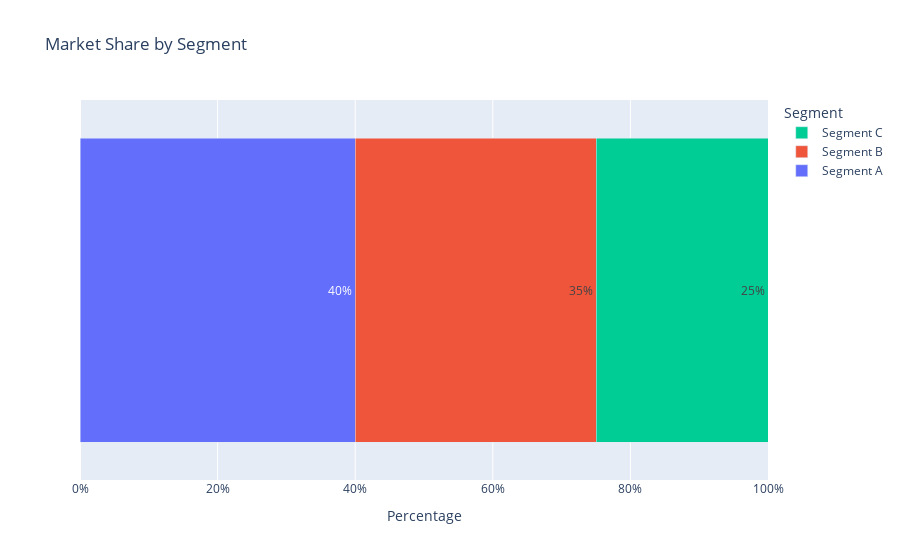

The code cell stored with this chart in its notebook:
### Code cell
import plotly.graph_objects as go

# Market share segments (assuming these are parts of a whole for a single category)
segments = ['Segment A', 'Segment B', 'Segment C']
shares = [40, 35, 25]  # Represents the market shares in percentages

fig = go.Figure()

# Add a trace for each segment of the market share
for segment, share in zip(segments, shares):
    fig.add_trace(go.Bar(
        name=segment,
        x=[share],  # Each segment's share
        y=['Market Share'],  # Common 'category' for all segments
        orientation='h',  # Make the bar horizontal
        text=f"{share}%",  # Display the percentage on the segment
        textposition='inside',
    ))

# Update the layout for a 100% stacked look
fig.update_layout(
    title='Market Share by Segment',
    xaxis=dict(
        title='Percentage',
        ticksuffix="%",  # Add a percentage sign to x-axis ticks
        range=[0, 100]  # Ensure x-axis goes from 0 to 100 for the percentages
    ),
    yaxis=dict(
        title='',  # No specific title needed for a single category
        showticklabels=False  # Hide y-axis tick labels since there's only one 'category'
    ),
    barmode='stack',
    uniformtext_minsize=8, 
    uniformtext_mode='hide',
    legend_title_text='Segment'
)

fig.show()

### Figure 1 — Plotly figure (JSON) as saved in the notebook; plotly's stock layout.template omitted (floating-point values rounded to 4 significant figures)
{"data": [{"name": "Segment A", "orientation": "h", "text": "40%", "textposition": "inside", "type": "bar", "x": [40], "y": ["Market Share"]}, {"name": "Segment B", "orientation": "h", "text": "35%", "textposition": "inside", "type": "bar", "x": [35], "y": ["Market Share"]}, {"name": "Segment C", "orientation": "h", "text": "25%", "textposition": "inside", "type": "bar", "x": [25], "y": ["Market Share"]}], "layout": {"barmode": "stack", "legend": {"title": {"text": "Segment"}}, "title": {"text": "Market Share by Segment"}, "uniformtext": {"minsize": 8, "mode": "hide"}, "xaxis": {"range": [0, 100], "ticksuffix": "%", "title": {"text": "Percentage"}}, "yaxis": {"showticklabels": false, "title": {"text": ""}}}}
